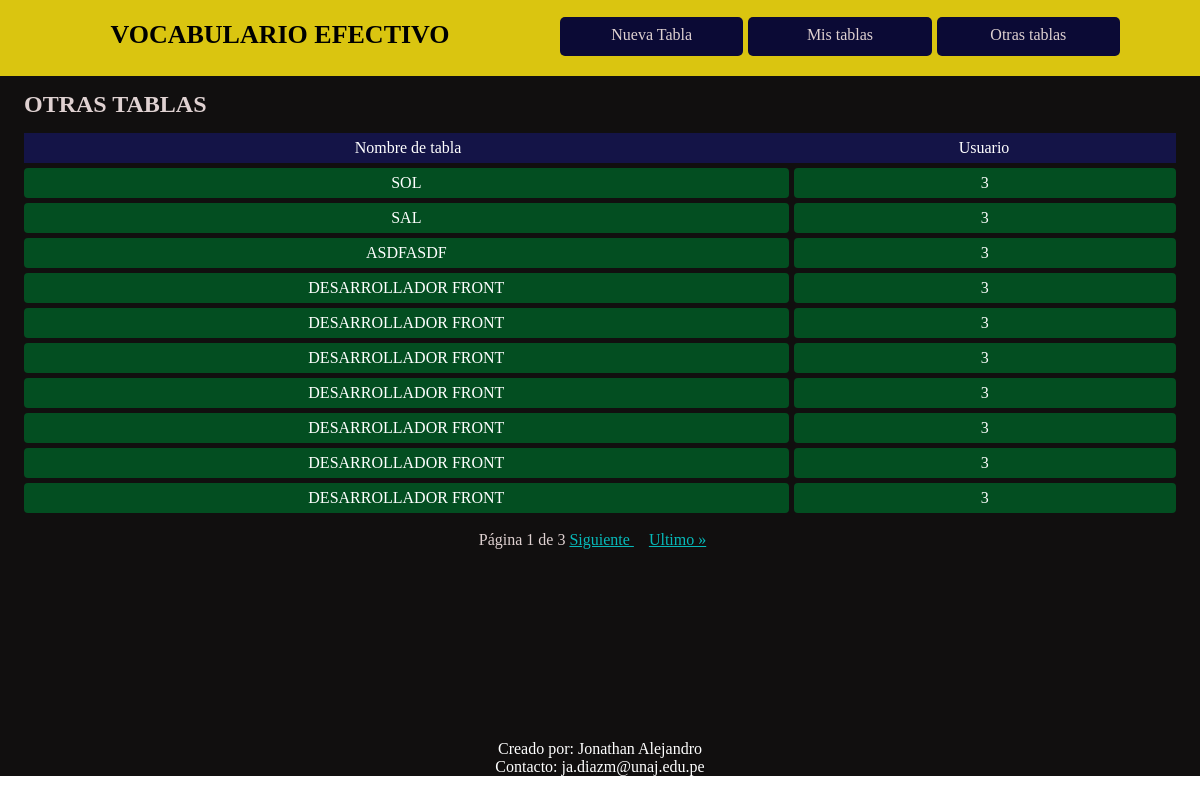
The app's page /otras-tablas/ (signed in), older data.
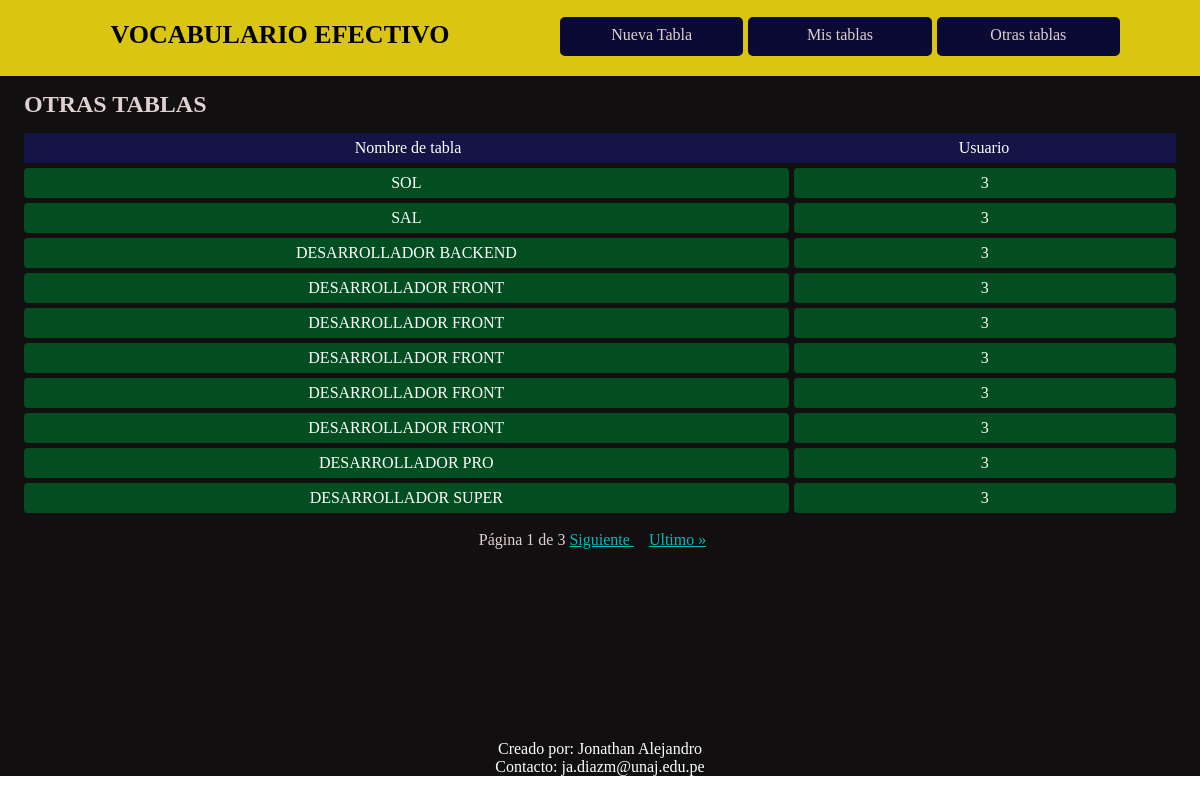
The same page, newer data.
### tables/models.py (models this page shows)
class Table(models.Model) :
    id = models.AutoField(primary_key=True)
    user = models.ForeignKey(User, on_delete = models.CASCADE)
    title = models.CharField(max_length = 255)
    link = models.CharField(max_length = 255, null = True, blank = True)
    pdf_doc = models.FileField(null = True, blank = True, upload_to='pdf')

### tables/views.py (the view, shortened to what this page needs)
# urls.py: path('otras-tablas/', login_required(views.OtherTables.as_view()), name = 'other_tables'),
class OtherTables(ListView) :
    model = Table
    template_name = 'table_collection/table_collection_other_users.html'
    paginate_by = 10
    context_object_name = 'tables_and_users'
    def get_queryset(self, *args, **kwargs):
        tables = Table.objects.exclude(user_id = self.request.user.id)
        users = User.objects.filter(id__in = tables.values_list('id', flat = True))
        query = {
            "tables": tables,
        }
        query = [tables, users]
        return tables

### tables/templates/table_collection/table_collection_other_users.html
{% extends 'layouts/layout.html' %}
{% block main_content %}
    <h2 class="description-tables">OTRAS TABLAS</h2>
    {% include 'includes/description_other_tables.html' %}
    <ul class="list-other-tables">
        {% for table in tables_and_users %}
            <li>
                <div><a href="{% url 'tables_app:word_list' table_id=table.id  title=table.title %}">{{table.title|upper}}</a></div>
                <div>{{table.user_id}}</div>
            </li>
        {% endfor %}
    </ul>
    {% include 'includes/pagination.html' %}
{% endblock %}

### mainapp/templates/layouts/layout.html (shortened to what this page needs)
{% load static %}
<!DOCTYPE html>
<html lang="en">
<head>
    <link rel="stylesheet" href="{% static 'css/styles.css' %}">
    <link rel="stylesheet" href="{% static 'css/styles_user.css'%}">
    <link rel="stylesheet" href="{% static 'css/styles-app-tables.css' %}">
    <link rel="stylesheet" href="{% static 'css/responsive.css' %}">
</head>
<body>
    <header>
        <h1>VOCABULARIO EFECTIVO</h1>
        <nav class="container-menu">
            <ul>
                {% if user.email %}
                    <li><a href="{% url 'tables_app:title' action_table='set_table' %}">Nueva Tabla</a></li>
                    <li><a href="{% url 'tables_app:table_collection' %}">Mis tablas</a></li>
                    <li><a href="{% url 'tables_app:other_tables' %}">Otras tablas</a></li>
                {% else %}
                    <li><a href="{% url 'user_app:log_in' %}">Iniciar Sesión</a></li>
                    <li><a href="{% url 'user_app:register' %}">Registrarse</a></li>
                {% endif %}
            </ul>
        </nav>
        {% if user.email %}
            <div class="user-control">
                <img class="image-control" src="{% static 'img/user2.png' %}" alt="">
            </div>
        {% endif %}
    </header>
    <section class="main-container">
        <div class="container-tables">
            <div class="subcontainer-tables">
                {% block main_content %}
                {% endblock %}
            </div>
        </div>
    </section>
    <footer>
        <div>Creado por: Jonathan Alejandro</div>
        <div>Contacto: ja.diazm@unaj.edu.pe</div>
    </footer>
</body>
</html>

### tables/templates/includes/description_other_tables.html
<ul class="other-tables-description">
    <li>Nombre de tabla</li>
    <li>Usuario</li>
</ul>

### tables/templates/includes/pagination.html (shortened to what this page needs)
<div class="pagination">
    <span class="current_page">
        Página {{ page_obj.number }} de {{ page_obj.paginator.num_pages }}
    </span>
    {% if page_obj.has_next %}
        <a href="?page={{ page_obj.next_page_number }}">
            Siguiente
        </a>
        <a href="?page={{ page_obj.paginator.num_pages }}">
             Ultimo &raquo;
        </a>
    {% endif %}
</div>

### mainapp/static/css/styles.css (style rules this page uses)
* { margin: 0; padding: 0; }
header { width: 100%; height: 76px; line-height: 70px; background-color: rgb(218, 197, 16); display: grid; grid-template-columns: 9fr 9fr 1fr; }
h1 { color: black; text-align: center; font-size: 26px; }
nav.container-menu { align-items: center; }
nav.container-menu ul { width: 100%; display: inline-flex; list-style: none; grid-gap: 5px; align-items: center; }
nav.container-menu ul li { width: 95%; background-color: #0b0a35; height: 29px; line-height: 25px; border-radius: 5px; padding: 5px; text-align: center; }
nav.container-menu ul li a { display: block; color: rgb(223, 209, 209); text-decoration: none; cursor: pointer; }
div.user-control { width: 80px; height: 76px; display: grid; grid-template-rows: 1fr 1fr; }
div.user-control img { width: 80px; cursor: pointer; }
.main-container { display: grid; grid-template-columns: 100%; min-height: 83vh; height: auto; }
.main-container div.container-tables { background-color: rgb(17, 15, 15); color: rgb(223, 209, 209); }
.subcontainer-tables { width: 96%; margin: 0 auto; }
footer div { width: 100%; text-align: center; background-color: rgb(17, 15, 15); color: white; font-size: 16px; }

### tables/static/css/styles-app-tables.css (style rules this page uses)
h2.description-tables { margin-top: 15px; }
ul.other-tables-description { display: grid; grid-template-columns: 2fr 1fr; background-color: #141447; color: white; margin-top: 15px; }
ul.other-tables-description li { list-style: none; height: 30px; line-height: 30px; border-radius: 5px; text-align: center; }
ul.list-other-tables li { height: 30px; line-height: 30px; margin-top: 5px; display: grid; grid-template-columns: 2fr 1fr; grid-gap: 5px; justify-content: space-around; border-radius: 5px; color: white; }
ul.list-other-tables li div { display: block; text-align: center; background-color: #034e21; border-radius: 4px; }
ul.list-other-tables li div a { color: white; text-decoration: none; display: block; }
.pagination { text-align: center; margin-top: 18px; }
.pagination a { color: rgb(7, 185, 185); margin-right: 15px; }

Row changes from the older to the newer data that the page shows:
removed Table: title "ASDFASDF", user_id "3"
changed Table: title "DESARROLLADOR FRONT" → "DESARROLLADOR BACKEND"
changed Table: title "DESARROLLADOR FRONT" → "DESARROLLADOR PRO"
now on this page (row edited): Table: title "DESARROLLADOR SUPER", user_id "3"
